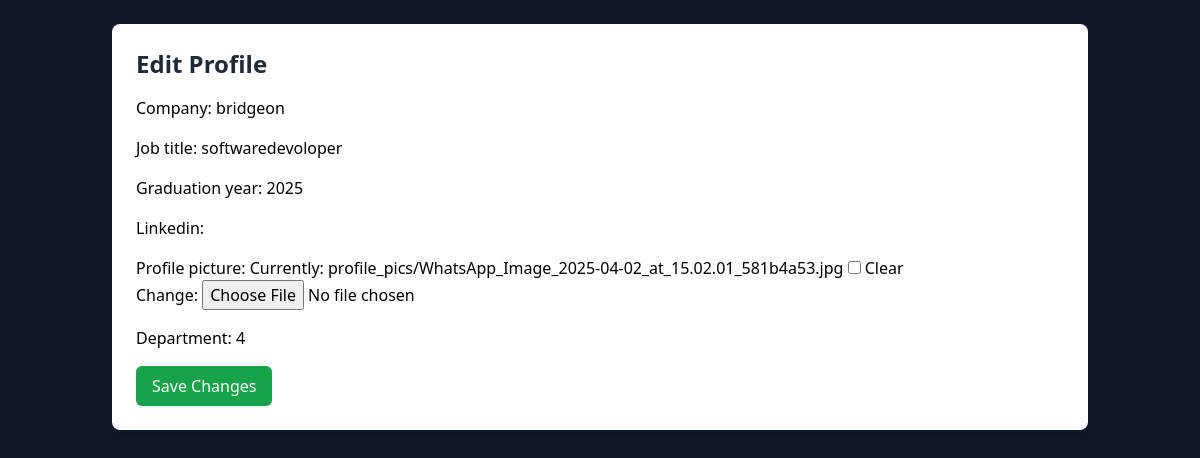
Screenshot of /profile/edit/ (signed in) with the database file from the repository.
### myapp/models.py (models this page shows, shortened)
class AlumniProfile(models.Model):
    user = models.OneToOneField(User, on_delete=models.CASCADE, related_name='alumni_profile')
    company = models.CharField(max_length=255, blank=True, null=True)
    job_title = models.CharField(max_length=255, blank=True, null=True)
    graduation_year = models.PositiveIntegerField(default=2025)
    linkedin = models.URLField(blank=True, null=True)
    profile_picture = models.ImageField(upload_to='profile_pics/', blank=True, null=True)
    department = models.CharField(max_length=100)  # <- Make sure this exists
    passout_year = models.IntegerField(default=2025)           # <- And this too

### myapp/views.py (the view, shortened to what this page needs)
# urls.py: path("profile/edit/", edit_profile_view, name="edit_profile"),
@login_required
def edit_profile_view(request):
    user = request.user
    if hasattr(user, 'is_alumni') and user.is_alumni:
        profile, created = AlumniProfile.objects.get_or_create(user=user)
        form_class = AlumniProfileForm
    else:
        return HttpResponseForbidden("Invalid user type or missing profile.")
    if request.method == "POST":
        form = form_class(request.POST, request.FILES, instance=profile)
        if form.is_valid():
            form.save()
            return redirect("profile")
    else:
        form = form_class(instance=profile)
    return render(request, "edit_profile.html", {"form": form})

### myapp/forms.py
class AlumniProfileForm(forms.ModelForm):
    class Meta:
        model = AlumniProfile
        fields = ["company", "job_title", "graduation_year", "linkedin","profile_picture","department"]

### templates/edit_profile.html (shortened to what this page needs)
{% extends "home.html" %}
{% block content %}
<div class="container mx-auto p-6">
    <div class="bg-white shadow-lg rounded-lg p-6">
        <h2 class="text-2xl font-bold text-gray-800 mb-4">Edit Profile</h2>
        <form method="POST" enctype="multipart/form-data" class="space-y-4">
            {{ form.as_p }}
            <button type="submit" class="bg-green-600 text-white px-4 py-2 rounded-md">Save Changes</button>
        </form>
    </div>
</div>
{% endblock %}

### rows the page displays
AlumniProfile: company "bridgeon", job_title "softwaredevoloper", graduation_year "2025", department "4"
